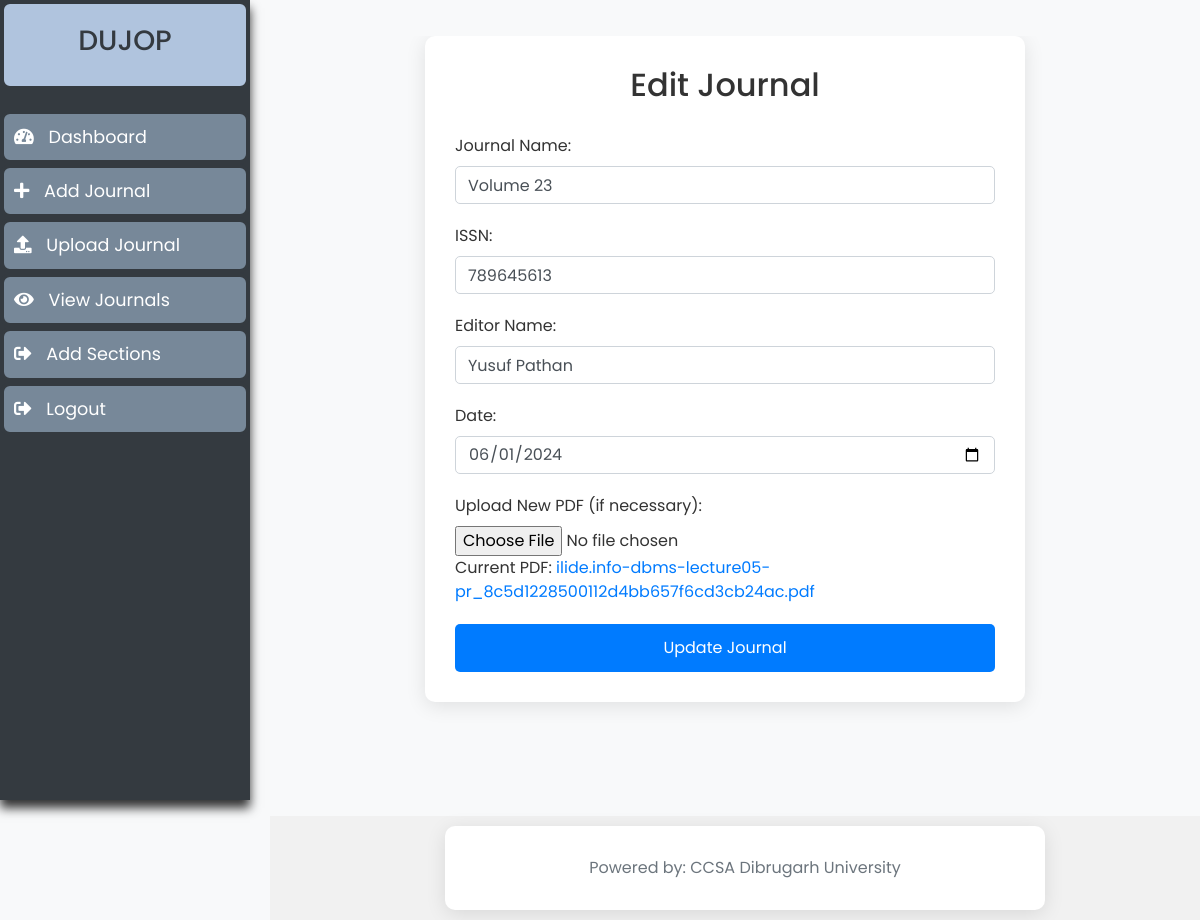
The app's page /admin/edit_journal.php?id=4 (signed in) with its own data.
### tables this page shows
CREATE TABLE `journals` (
  `id` int(11) NOT NULL,
  `journal_name` varchar(255) NOT NULL,
  `issn` varchar(50) NOT NULL,
  `editor_name` varchar(255) NOT NULL,
  `date` date NOT NULL,
  `status` enum('active','inactive') DEFAULT 'active',
  `pdf` varchar(255) DEFAULT NULL,
  `date_uploaded` timestamp NOT NULL DEFAULT current_timestamp()
);

### admin/edit_journal.php (the view, shortened to what this page needs)
<?php include('includes/header.php'); ?>
<div class="container">
    <h2>Edit Journal</h2>
    <?php
    include('includes/db_connect.php');
    if (isset($_GET['id'])) {
        $journal_id = $_GET['id'];
        $sql = "SELECT * FROM journals WHERE id='$journal_id'";
        $result = $conn->query($sql);
        if ($result->num_rows > 0) {
            $journal = $result->fetch_assoc();
        } else {
            echo "<p>No journal found with the specified ID.</p>";
            exit();
        }
    } else {
        echo "<p>No journal selected to edit.</p>";
        exit();
    }
    ?>
    <form action="edit_journal.php" method="POST" enctype="multipart/form-data">
        <div class="form-group">
            <label for="journal_name">Journal Name:</label>
            <input type="text" class="form-control" id="journal_name" name="journal_name" value="<?php echo htmlspecialchars($journal['journal_name']); ?>" required>
        </div>
        <div class="form-group">
            <label for="issn">ISSN:</label>
            <input type="text" class="form-control" id="issn" name="issn" value="<?php echo htmlspecialchars($journal['issn']); ?>" required>
        </div>
        <div class="form-group">
            <label for="editor_name">Editor Name:</label>
            <input type="text" class="form-control" id="editor_name" name="editor_name" value="<?php echo htmlspecialchars($journal['editor_name']); ?>" required>
        </div>
        <div class="form-group">
            <label for="date">Date:</label>
            <input type="date" class="form-control" id="date" name="date" value="<?php echo htmlspecialchars($journal['date']); ?>" required>
        </div>
        <div class="form-group">
            <label for="pdf">Upload New PDF (if necessary):</label>
            <input type="file" class="form-control-file" id="pdf" name="pdf">
            <?php if ($journal['pdf']) : ?>
                <p>Current PDF: <a href="uploads/<?php echo htmlspecialchars($journal['pdf']); ?>" target="_blank"><?php echo htmlspecialchars($journal['pdf']); ?></a></p>
            <?php endif; ?>
        </div>
        <button type="submit" class="btn btn-primary">Update Journal</button>
    </form>
</div>
<?php include('includes/footer.php'); ?>

### admin/assets/css/style.css (style rules this page uses)
body { font-family: 'Arial', sans-serif; }

### admin/includes/header.php (style rules this page uses)
body { display: flex; flex-direction: column; height: 100vh; overflow: hidden; padding-top: 56px; }

### admin/edit_journal.php (style rules this page uses)
body { font-family: 'Poppins', sans-serif; background-color: #f8f9fa; color: #333; margin: 0 0 120px 0; padding: 0; display: flex; justify-content: center; align-items: center; height: 100vh; overflow-y: scroll; }
.container { max-width: 600px; padding: 30px; background: white; border-radius: 10px; box-shadow: 0 4px 20px rgba(0, 0, 0, 0.1); animation: fadeIn 0.5s ease; }
h2 { text-align: center; margin-bottom: 30px; animation: slideDown 0.5s ease; }
.form-group { margin-bottom: 20px; }
.form-control { border-radius: 5px; transition: border-color 0.3s, box-shadow 0.3s; }
.btn-primary { width: 100%; padding: 12px; background-color: #007bff; border: none; border-radius: 5px; color: white; transition: background-color 0.3s, transform 0.2s; animation: fadeIn 0.5s ease 0.2s backwards; }

### records on screen
journals: journal_name "Volume 23", issn "789645613", editor_name "Yusuf Pathan", date "06/01/2024", pdf "ilide.info-dbms-lecture05-pr_8c5d1228500112d4bb657f6cd3cb24ac.pdf"
